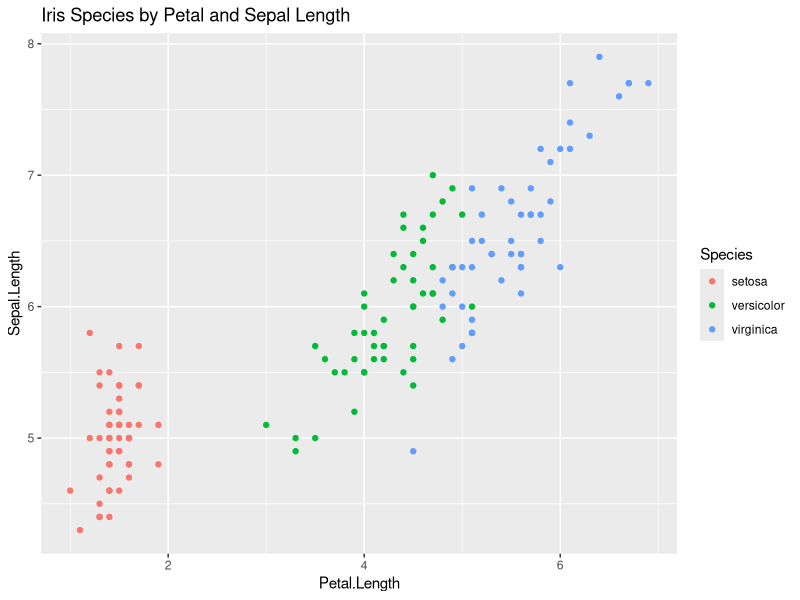

Recreate this plot in R.
install.packages(c("ggplot2"))
library('ggplot2')
ggplot(iris, aes(x = Petal.Length, y = Sepal.Length, colour = Species)) + 
  geom_point() +
  ggtitle('Iris Species by Petal and Sepal Length')

cor(iris[, c('Petal.Length', 'Sepal.Length')])

